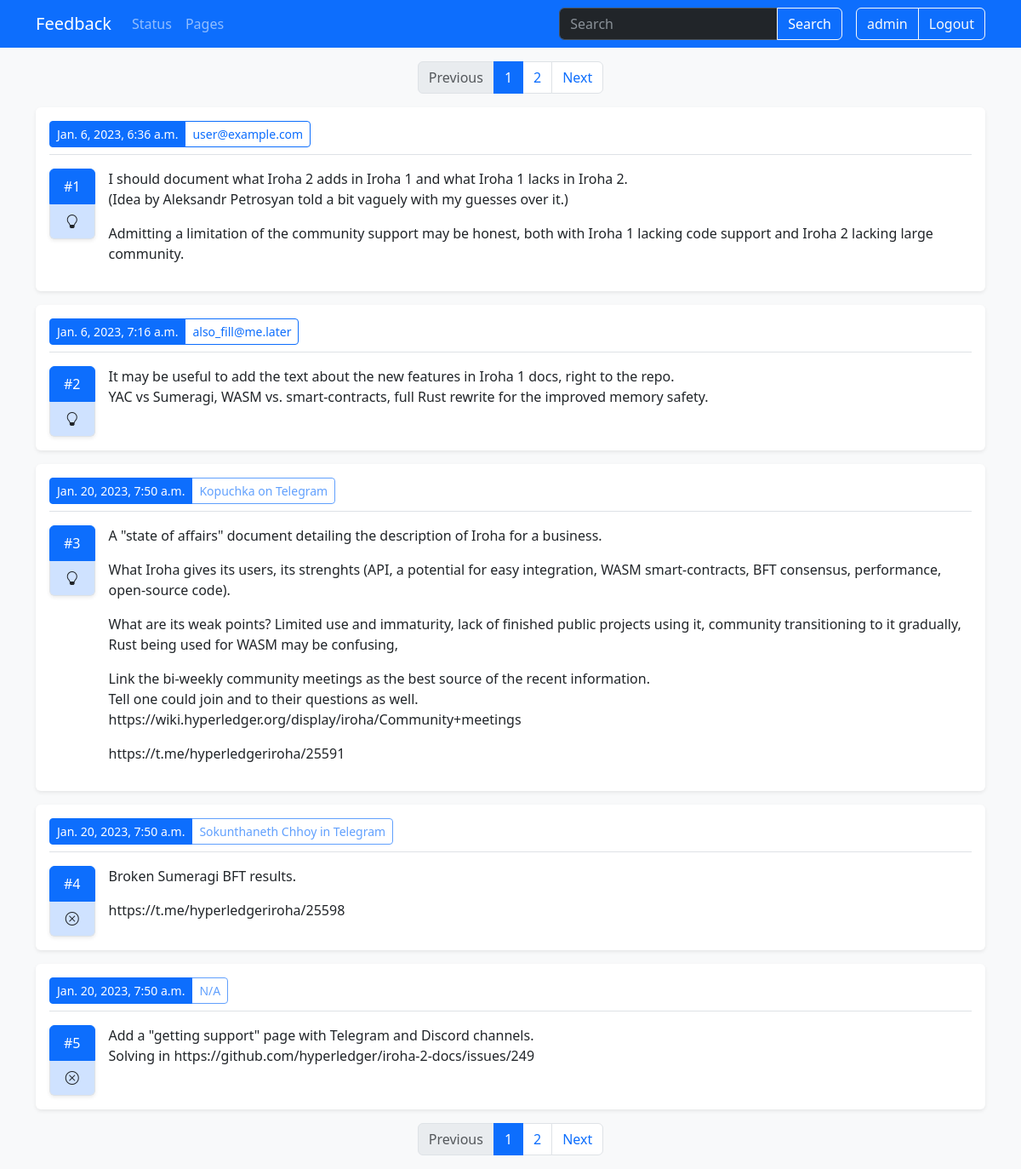
Screenshot of /feedback/ (signed in) with the database file from the repository.
### feedback/models.py (models this page shows, shortened)
class Feedback(models.Model):
    message = models.TextField()
    email = models.CharField(max_length=400)
    url = models.CharField(max_length=600, default='', blank=True)
    feedback_type = models.CharField(max_length=400)
    created_at = models.DateTimeField(auto_now_add=True)
    updated_at = models.DateTimeField(auto_now=True)
    class Meta:
        verbose_name_plural = 'Feedback'
        ordering = ['id']

### feedback/views.py (the view)
# urls.py: path('', index_view, name="feedback_default"),
def index_view(request, current_page=1, search_term='*', ftype='*'):
    if search_term != '*':
        feedback_items = Feedback.objects.filter(message__contains=search_term).order_by('id')
    elif ftype != '*':
        feedback_items = Feedback.objects.filter(feedback_type=ftype).order_by('id')
    else:
        feedback_items = Feedback.objects.get_queryset().order_by('id')
    feedback_paginator = Paginator(feedback_items, 5)
    page = feedback_paginator.page(current_page)
    return render(
        request,
        'feedback_idx.html',
        {
            'search_term': search_term,
            'feedbacks': page.object_list,
            'current_page': current_page,
            'paginator_obj': feedback_paginator,
            'page_obj': page
        }
    )

### feedback/context_processors.py (called while the page is built)
def app_title(request):
    return {'APP_TITLE': settings.APP_TITLE}

def url_name(request):
    return {'URL_NAME': resolve(request.path_info).url_name}

### feedback/templates/feedback_idx.html (shortened to what this page needs)
{% extends "base.html" %}
{% block nav_links %}{% include "nav_links.html" %}{% endblock nav_links %}
{% block content %}
{% if user.is_authenticated %}
{% include "pagination.html" %}
{% for feedback in feedbacks %}
<div class="my-3 p-3 bg-body rounded shadow-sm">
    <h6 class="border-bottom pb-2 mb-2">
        <div class="btn-group btn-group-sm">
            <a class="btn btn-primary" href="{% url 'admin:feedback_feedback_change' feedback.pk %}" title="Edit">{{ feedback.created_at }}</a>
            {% if '@' in feedback.email %}
            <a class="btn btn-outline-primary" href="mailto:{{ feedback.email }}" title="Send an email">{{ feedback.email }}</a>
            {% else %}
            <a class="btn btn-outline-primary disabled" href="#">{{ feedback.email }}</a>
            {% endif %}
          </div>
    </h6>
    <div class="d-flex">
        <div class="pe-3 pt-2 text-center">
            <div class="list-group shadow-sm" role="group">
                <li class="list-group-item active">#{{ feedback.pk }}</li>
                <li class="list-group-item btn-outline-primary bg-primary-subtle text-dark">
                    {% if feedback.feedback_type == 'suggestion' %}
                    <i class="bi bi-lightbulb" title="Suggestion"></i>
                    {% elif feedback.feedback_type == 'error' %}
                    <i class="bi bi-x-circle" title="Error"></i>
                    {% else %}
                    <i class="bi bi-question-circle" title="Not available"></i>
                    {% endif %}
                </li>
            </div>
        </div>
        <div class="pt-2">
            {{ feedback.message | linebreaks }}
        </div>
    </div>
</div>
{% endfor %}
{% include "pagination.html" %}
{% else %}
<div class="my-3 p-3 bg-body rounded shadow-sm">
Please log in to access the catalog
</div>
{% endif %}
{% endblock content %}

### doc_feedback/templates/base.html (shortened to what this page needs)
<!DOCTYPE html>
<html lang="en">
<head>
    <link href="https://cdn.jsdelivr.net/npm/bootstrap@5.3.0-alpha1/dist/css/bootstrap.min.css" rel="stylesheet">
    <link rel="stylesheet" href="https://cdn.jsdelivr.net/npm/bootstrap-icons@1.10.3/font/bootstrap-icons.css">
  </head>
</head>
<body class="bg-light">
    {% include "nav_a.html" %}
    {% block nav_links %}{% endblock nav_links %}
    {% include "nav_b.html" %}
    <main class="container">
    {% block content %}{% endblock content %}
    </main>
</body>
</html>

### doc_feedback/templates/nav_a.html (shortened to what this page needs)
    <nav class="navbar navbar-expand-lg bg-primary" data-bs-theme="dark">
        <div class="container">
            <a class="navbar-brand" href="/">{{ APP_TITLE }}</a>
            <div class="collapse navbar-collapse" id="navbarSupportedContent">

### feedback/templates/nav_links.html
<ul class="navbar-nav me-auto mb-2 mb-lg-0">
    <li class="nav-item">
        {% if URL_NAME == "status" %}
        <a class="nav-link active" href="{% url 'status' %}">Status</a>
        {% else %}
        <a class="nav-link" href="{% url 'status' %}">Status</a>
        {% endif %}
    </li>
    <li class="nav-item">
        {% if URL_NAME == "feedback-index" %}
        <a class="nav-link active" href="{% url 'feedback-index' 1 %}">Pages</a>
        {% else %}
        <a class="nav-link" href="{% url 'feedback-index' 1 %}">Pages</a>
        {% endif %}
    </li>
</ul>

### doc_feedback/templates/nav_b.html
                <form class="d-flex mb-3 mb-lg-0 me-lg-3" role="search" id="search-form">
                    <div class="input-group">
                        {% if search_term == '*' %}
                        <input class="form-control outline-light search-field" type="search" placeholder="Search"
                            aria-label="Search">
                        {% else %}
                        <input class="form-control outline-light search-field" type="search" placeholder="Search"
                            aria-label="Search" value="{{ search_term }}">
                        {% endif %}
                        <button class="btn btn-primary btn-outline-light text-white" type="submit">Search</button>
                    </div>
                </form>
                <div class="text-end">
                    <div class="btn-group">
                        {% if user.is_authenticated %}
                        <a href="#" type="button disabled" class="btn btn-outline-light">{{ user }}</a>
                        <a href="{% url 'logout' %}" type="button" class="btn btn-outline-light">Logout</a>
                        {% else %}
                        {% if URL_NAME == "login" %}
                        <a href="{% url 'login' %}" type="button" class="btn btn-outline-light active">Login</a>
                        {% else%}
                        <a href="{% url 'login' %}" type="button" class="btn btn-outline-light">Login</a>
                        {% endif %}
                        {% endif %}
                    </div>
                </div>
            </div>
        </div>
    </nav>

### feedback/templates/pagination.html
<ul class="pagination justify-content-center">
    {% if page_obj.has_previous %}
    <li class="page-item"><a class="page-link" href="{% url 'feedback-index' current_page=page_obj.previous_page_number %}">Previous</a></li>
    {% else %}
    <li class="page-item"><a class="page-link disabled" href="#">Previous</a></li>
    {% endif %}
    {% for page_id in paginator_obj.page_range %}
        {% if page_id <= page_obj.number|add:5 and page_id >= page_obj.number|add:-5 %}
            {% if page_id == current_page %}
            <li class="page-item active"><a class="page-link" href="#">{{page_id}}</a></li>
            {% else %}
            <li class="page-item"><a class="page-link" href="{% url 'feedback-index' current_page=page_id %}">{{page_id}}</a></li>
            {% endif %}
        {% endif %}
    {% endfor %}
    {% if page_obj.has_next %}
    <li class="page-item"><a class="page-link" href="{% url 'feedback-index' current_page=page_obj.next_page_number %}">Next</a></li>
    {% else %}
    <li class="page-item"><a class="page-link disabled" href="#">Next</a></li>
    {% endif %}
</ul>

### rows the page displays
Feedback: created_at "Jan. 6, 2023, 6:36 a.m.", email "user@example.com", pk "1", feedback_type "suggestion" (drawn), message "I should document what Iroha 2 adds in Iroha 1 and what Iroha 1 lacks in Iroha 2. (Idea by Aleksandr Petrosyan told a bit vaguely with my guesses over it.) Admitting a limitation of the community support may be honest, both with Iroha 1 lacking code support and Iroha 2 lacking large community."
Feedback: created_at "Jan. 6, 2023, 7:16 a.m.", email "also_fill@me.later", pk "2", feedback_type "suggestion" (drawn), message "It may be useful to add the text about the new features in Iroha 1 docs, right to the repo. YAC vs Sumeragi, WASM vs. smart-contracts, full Rust rewrite for the improved memory safety."
Feedback: created_at "Jan. 20, 2023, 7:50 a.m.", email "Kopuchka on Telegram", pk "3", feedback_type "suggestion" (drawn), message "A \"state of affairs\" document detailing the description of Iroha for a business. What Iroha gives its users, its strenghts (API, a potential for easy integration, WASM smart-contracts, BFT consensus, performance, open-source code). What are its weak points? Limited use and immaturity, lack of finished public projects using it, community transitioning to it gradually, Rust being used for WASM may be confusing, Link the bi-weekly community meetings as the best source of the recent information. Tell one could join and to their questions as well. https://wiki.hyperledger.org/display/iroha/Community+meetings https://t.me/hyperledgeriroha/25591"
Feedback: created_at "Jan. 20, 2023, 7:50 a.m.", email "Sokunthaneth Chhoy in Telegram", pk "4", feedback_type "error" (drawn), message "Broken Sumeragi BFT results. https://t.me/hyperledgeriroha/25598"
Feedback: created_at "Jan. 20, 2023, 7:50 a.m.", email "N/A", pk "5", feedback_type "error" (drawn), message "Add a \"getting support\" page with Telegram and Discord channels. Solving in https://github.com/hyperledger/iroha-2-docs/issues/249"

### other values shown
{{ APP_TITLE }} "Feedback"
{{ user }} "admin"
{{ page_id }} "1" "1"
{{ page_id }} "2" "2"
